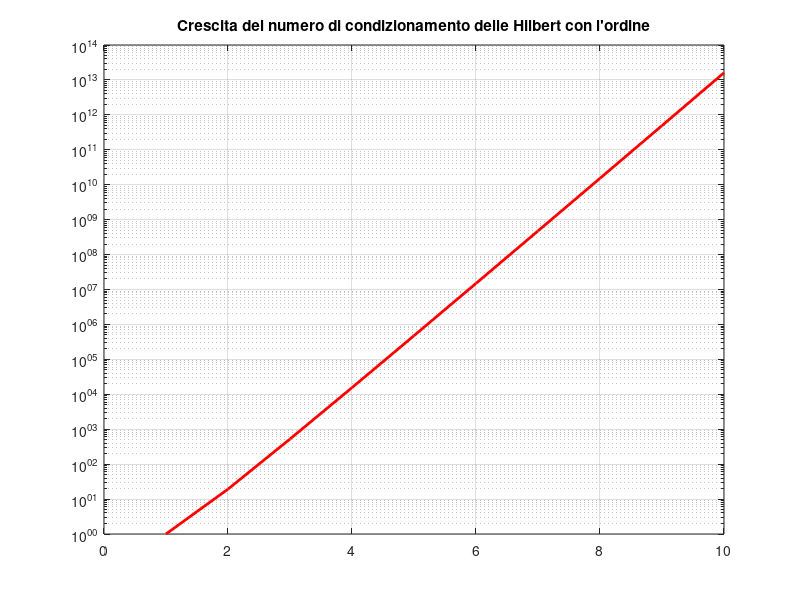

MATLAB code to generate this figure:
%% Studio del condizionamento della matrice di Hilbert
clear
close all
clc

hilb(4)  % matrice di Hilbert 4x4
cond(hilb(4),2)  % studia il condizionamento della matrice di Hilbert di 
                 % ordine 4 in norma 2, di default se non specifico il tipo
                 % di norma usa la 2
disp('eig:')
eig(hilb(4))  % calcola gli autovalori della matrice (quadrata) di Hilbert 
              % di ordine quattro
              
%% voglio vedere come cresce il numo di cond in questa particolare matrice
disp('condizionamenti delle matrici di Hilbert di ordine da 1 a 10:')
c=zeros(1,10);  % vettore in cui metto i numeri di cond
for n=1:10
    c(n)=cond(hilb(n));
end
disp(c')
% plotto con scala semilogaritmica perche' cresce in modo esponenziale:
semilogy(1:10,c, 'r', 'LineWidth', 2), grid on  
title('Crescita del numero di condizionamento delle Hilbert con l''ordine')

%% Esempio di malcodizionamento:
disp('%%%%%%%%%%%%%%%%%%%%%%%%%%%%%%%%%%%%%%%%%%%%%%%%%%%%%%%%%%%%%%%%%%%')
close all
clear
clc
% per avere idea del cattivo condizionamento:
%   prendiamo la matrice, ne facciamo l'inversa e vediamo come le
%   approssimazioni si riperquotono e si amplificano sui calcoli necessari 
%   al calcolo dell'inversa.
%   Normalmente, in precisione infinita, calcolando la matrice per la sua
%   inversa ci aspettiamo la matrice identità. Qua non sarà così:
format short e
for n=1:10
    A=hilb(n);
    B=inv(A);
    E=eye(n)-A*B;  % matrice dell'errore, tipo. Perché è data il risultato
                   % in precisione infinita di calcolo di A*inv(A), cioè 
                   % l'identità (eye(n)), meno il riultato ottenuto qui in  
                   % precisione finita con le approssimazioni varie
    ne=norm(E);    % norma 2 della matrice E: indica quanto è grande la 
                   % matrice dell'errore
    disp([n cond(A) ne])   % "stampa"
    pause
end 
